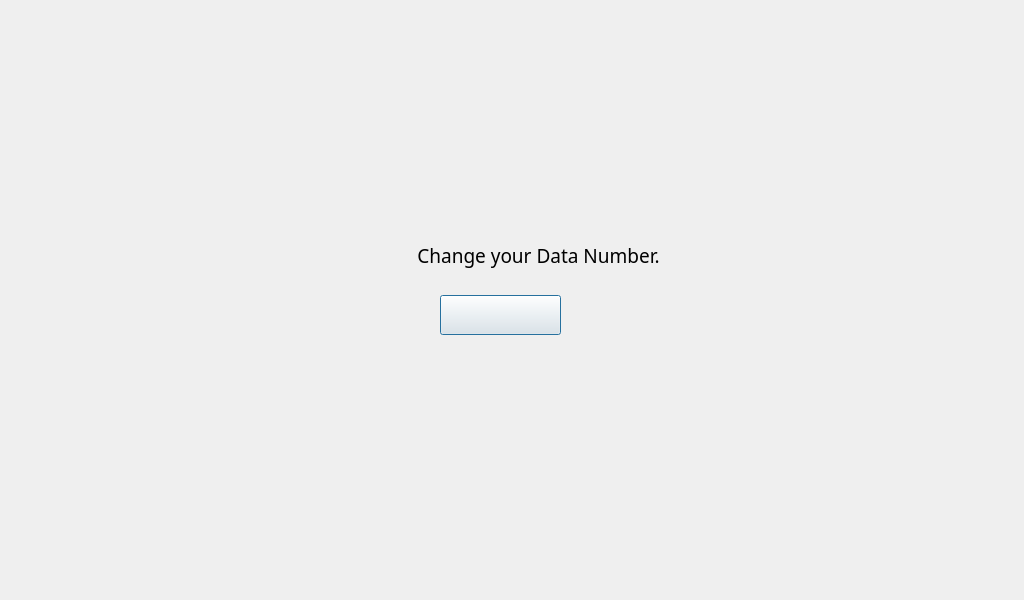
<?xml version="1.0" encoding="UTF-8"?>
<ui version="4.0">
 <class>Dialog</class>
 <widget class="QDialog" name="Dialog">
  <property name="geometry">
   <rect>
    <x>0</x>
    <y>0</y>
    <width>1024</width>
    <height>600</height>
   </rect>
  </property>
  <property name="font">
   <font>
    <family>NanumSquare</family>
   </font>
  </property>
  <property name="windowTitle">
   <string>Dialog</string>
  </property>
  <property name="styleSheet">
   <string notr="true"/>
  </property>
  <widget class="QPushButton" name="Button_ok">
   <property name="geometry">
    <rect>
     <x>440</x>
     <y>295</y>
     <width>121</width>
     <height>40</height>
    </rect>
   </property>
   <property name="styleSheet">
    <string notr="true">QPushButton {
   border-image: url(:/Icon/OK_Pressed.png);
}


QPushButton:pressed {
	border-image: url(:/Icon/OK.png);
}

</string>
   </property>
   <property name="text">
    <string/>
   </property>
  </widget>
  <widget class="QLabel" name="label_8">
   <property name="geometry">
    <rect>
     <x>270</x>
     <y>210</y>
     <width>470</width>
     <height>150</height>
    </rect>
   </property>
   <property name="font">
    <font>
     <family>NanumSquare</family>
    </font>
   </property>
   <property name="styleSheet">
    <string notr="true">border-image: url(:/Icon/set_sel_on_box.png);</string>
   </property>
   <property name="text">
    <string/>
   </property>
  </widget>
  <widget class="QLabel" name="label">
   <property name="geometry">
    <rect>
     <x>0</x>
     <y>0</y>
     <width>1024</width>
     <height>600</height>
    </rect>
   </property>
   <property name="styleSheet">
    <string notr="true">border-image: url(:/Icon/Measurement capture.png);</string>
   </property>
   <property name="text">
    <string/>
   </property>
  </widget>
  <widget class="QLabel" name="label_9">
   <property name="geometry">
    <rect>
     <x>367</x>
     <y>235</y>
     <width>51</width>
     <height>41</height>
    </rect>
   </property>
   <property name="styleSheet">
    <string notr="true">image: url(:/Icon/exclamation icon.png);</string>
   </property>
   <property name="text">
    <string/>
   </property>
  </widget>
  <widget class="QLabel" name="label_10">
   <property name="geometry">
    <rect>
     <x>418</x>
     <y>230</y>
     <width>241</width>
     <height>50</height>
    </rect>
   </property>
   <property name="font">
    <font>
     <family>NanumSquare</family>
     <pointsize>14</pointsize>
    </font>
   </property>
   <property name="styleSheet">
    <string notr="true"/>
   </property>
   <property name="text">
    <string>Change your Data Number.</string>
   </property>
   <property name="alignment">
    <set>Qt::AlignCenter</set>
   </property>
  </widget>
  <zorder>label</zorder>
  <zorder>label_8</zorder>
  <zorder>Button_ok</zorder>
  <zorder>label_9</zorder>
  <zorder>label_10</zorder>
 </widget>
 <resources>
  <include location="Icon/Icon.qrc"/>
 </resources>
 <connections/>
</ui>
